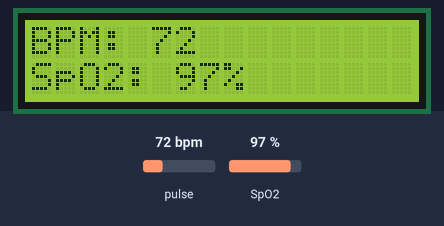
Recording of a sketch running on a simulated ESP32. Parts: 16×2 character LCD. The test bench sets the inputs (shaded band); at power-on: pulse 72 bpm, SpO2 97 %. WiFi joins after 1.5 s; servers stay silent unless stated; no MQTT or app messages arrive unless stated.

Above: at 7.2 s.
7.3 s: pulse set to 42 bpm
At 8.1 s:
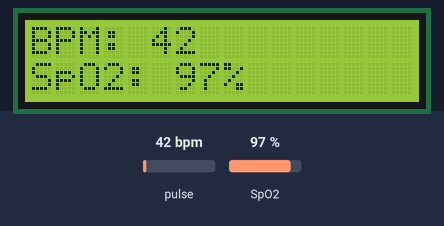
9.1 s: SpO2 set to 80 %
At 10.8 s:
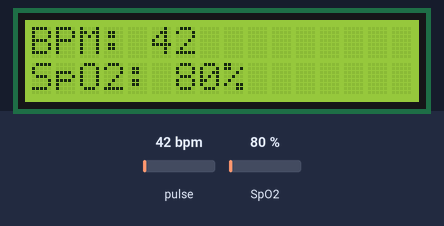
11.1 s: pulse set to 70 bpm
At 12.3 s:
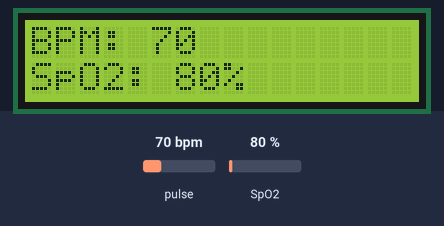
13.1 s: SpO2 set to 85 %
At 15.0 s:
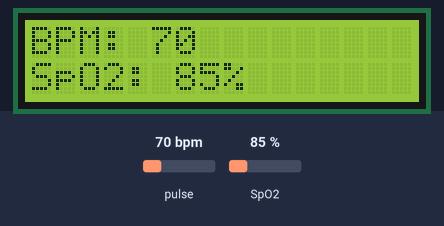
Timing chart, 0 to 16.1 s (numbered marks = the images above; inputs shaded):
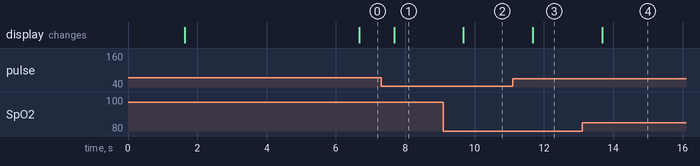

Measured:
- after the input at 7.3 s, the display: changes after 0.38 s (image 1)
- after the input at 9.1 s, the display: changes after 0.58 s (image 2)
- after the input at 11.1 s, the display: changes after 0.58 s (image 3)
- after the input at 13.1 s, the display: changes after 0.58 s (image 4)

The sketch:

esp32_nabd.ino
```cpp
// نبض: ESP32 + MAX30102 + LCD I2C 16x2 + MQTT
// المكتبات (Library Manager):
//  - SparkFun MAX3010x Pulse and Proximity Sensor Library
//  - LiquidCrystal I2C (Frank de Brabander)
//  - PubSubClient (Nick O'Leary)
#include <WiFi.h>
#include <PubSubClient.h>
#include <Wire.h>
#include <LiquidCrystal_I2C.h>
#include "MAX30105.h"
#include "spo2_algorithm.h"

// ===== غيّر هذه القيم =====
const char* WIFI_SSID = "YOUR_WIFI";
const char* WIFI_PASS = "YOUR_PASSWORD";
const char* MQTT_HOST = "broker.hivemq.com";
const int   MQTT_PORT = 1883;
const char* TOPIC     = "nabd/dshbcy";   // نفس القناة بالموقع حرفياً
// ==========================

LiquidCrystal_I2C lcd(0x27, 16, 2);      // جرّب 0x3F إذا ما اشتغلت
MAX30105 sensor;
WiFiClient net;
PubSubClient mqtt(net);

const int N = 100;                       // 4 ثواني عند 25 عينة/ثانية
uint32_t irBuf[N], redBuf[N];
int32_t spo2 = 0, hr = 0;
int8_t validSpo2 = 0, validHr = 0;
int shownBpm = 0, shownSpo2 = 0;

void wifiConnect() {
  lcd.clear(); lcd.print("WiFi...");
  WiFi.begin(WIFI_SSID, WIFI_PASS);
  while (WiFi.status() != WL_CONNECTED) delay(300);
}

void mqttConnect() {
  while (!mqtt.connected()) {
    String id = "nabd_" + String((uint32_t)ESP.getEfuseMac(), HEX);
    if (!mqtt.connect(id.c_str())) delay(1500);
  }
}

void lcdShow(bool finger) {
  lcd.clear();
  if (!finger) { lcd.print("Place finger"); lcd.setCursor(0, 1); lcd.print("on sensor"); return; }
  lcd.print("BPM: ");  lcd.print(shownBpm ? String(shownBpm) : "--");
  lcd.setCursor(0, 1);
  lcd.print("SpO2: "); lcd.print(shownSpo2 ? String(shownSpo2) : "--"); lcd.print("%");
}

void publishPacket(uint32_t* ir, int count, bool finger) {
  String j = "{\"bpm\":" + String(finger ? shownBpm : 0) +
             ",\"spo2\":" + String(finger ? shownSpo2 : 0) + ",\"ir\":[";
  for (int i = 0; i < count; i++) { j += String(ir[i]); if (i < count - 1) j += ","; }
  j += "]}";
  mqtt.publish(TOPIC, j.c_str());
}

// يقرأ عينة واحدة (ينتظر حتى تتوفر)
void readSample(uint32_t &ir, uint32_t &red) {
  while (!sensor.available()) sensor.check();
  red = sensor.getRed(); ir = sensor.getIR(); sensor.nextSample();
}

void setup() {
  Serial.begin(115200);
  Wire.begin(21, 22);
  lcd.init(); lcd.backlight(); lcd.print("Nabd starting");
  if (!sensor.begin(Wire, I2C_SPEED_FAST)) {
    lcd.clear(); lcd.print("Sensor error");
    while (1) delay(1000);
  }
  // brightness, avg, mode(2=red+ir), sampleRate, pulseWidth, adcRange
  sensor.setup(60, 4, 2, 100, 411, 4096);
  wifiConnect();
  mqtt.setServer(MQTT_HOST, MQTT_PORT);
  mqtt.setBufferSize(512);
  mqttConnect();
  lcd.clear(); lcd.print("Ready");
  for (int i = 0; i < N; i++) readSample(irBuf[i], redBuf[i]);
}

void loop() {
  if (WiFi.status() != WL_CONNECTED) wifiConnect();
  if (!mqtt.connected()) mqttConnect();
  mqtt.loop();

  // أزح آخر 75 عينة للبداية، واقرأ 25 جديدة (ثانية واحدة)
  for (int i = 25; i < N; i++) { irBuf[i - 25] = irBuf[i]; redBuf[i - 25] = redBuf[i]; }
  for (int i = 75; i < N; i += 5) {
    for (int k = i; k < i + 5; k++) readSample(irBuf[k], redBuf[k]);
    bool f = irBuf[N - 1] > 50000;
    publishPacket(&irBuf[i], 5, f);      // حزمة 5 عينات للموجة
    mqtt.loop();
  }

  bool finger = irBuf[N - 1] > 50000;
  if (finger) {
    maxim_heart_rate_and_oxygen_saturation(irBuf, N, redBuf, &spo2, &validSpo2, &hr, &validHr);
    if (validHr && hr > 40 && hr < 200) shownBpm = hr;
    if (validSpo2 && spo2 > 70 && spo2 <= 100) shownSpo2 = spo2;
  } else { shownBpm = 0; shownSpo2 = 0; }
  lcdShow(finger);
}
```
